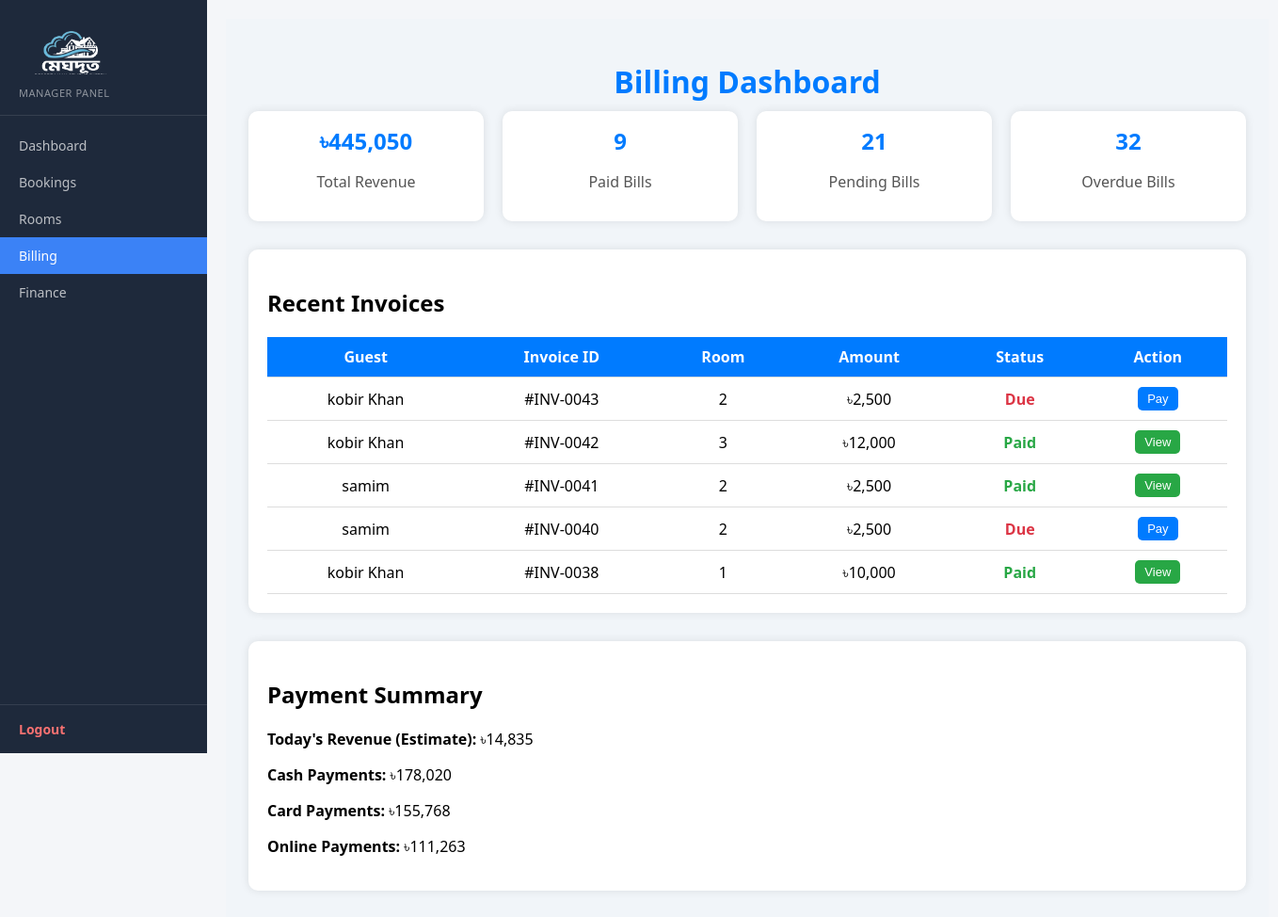
Page /manager/billing.php (signed in) on the earlier database version.
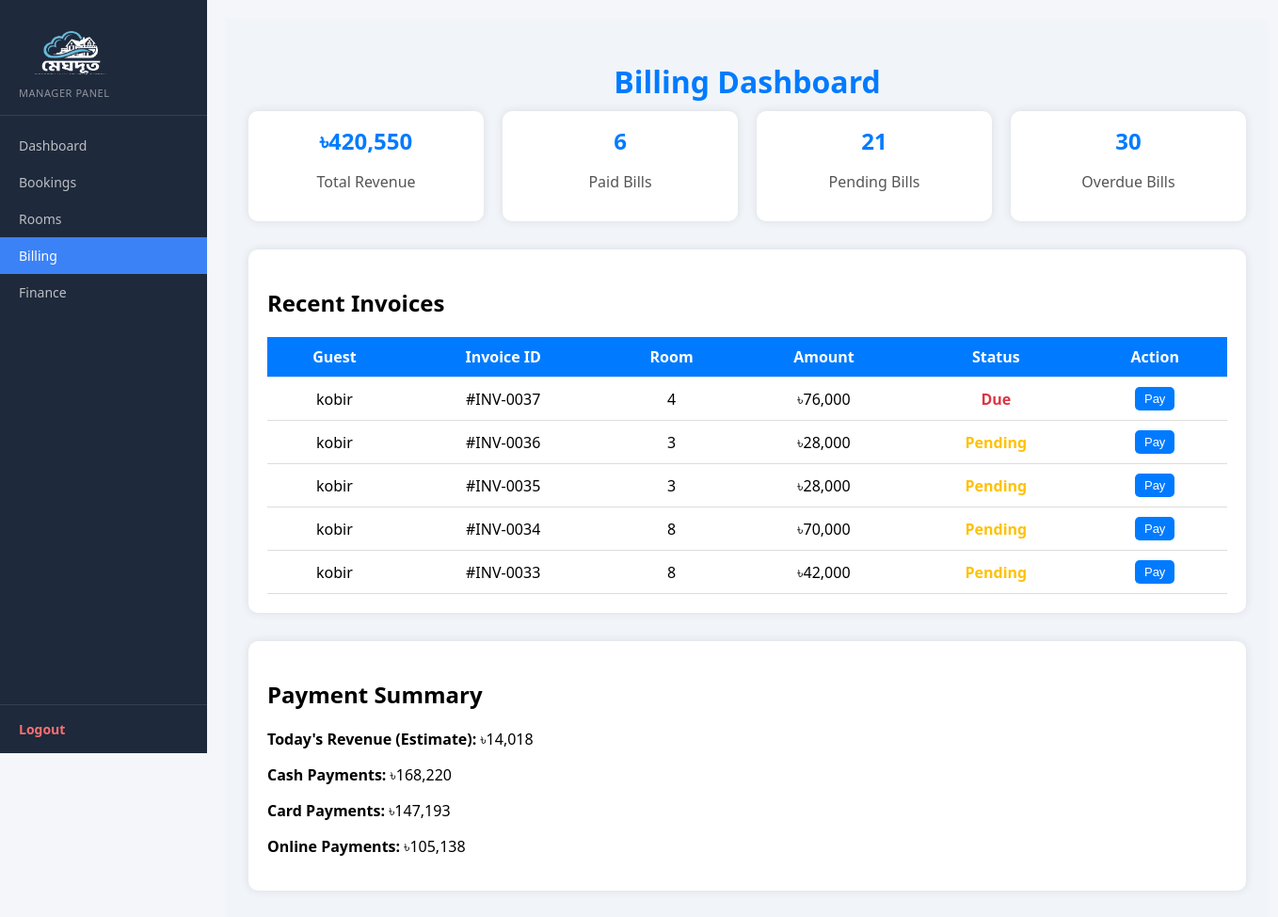
Same page on the later database version.
### tables this page shows
CREATE TABLE `booking` (
  `booking_id` int(11) NOT NULL,
  `guest_id` int(11) NOT NULL,
  `room_id` int(11) NOT NULL,
  `check_in` date NOT NULL,
  `check_out` date NOT NULL,
  `status` enum('Pending','Confirmed','Checked-In','Checked-Out','Cancelled') NOT NULL DEFAULT 'Pending',
  `transaction_id` varchar(100) DEFAULT NULL,
  `pay_amount` decimal(10,2) NOT NULL DEFAULT 0.00,
  `due_amount` decimal(10,2) NOT NULL DEFAULT 0.00,
  `payment_status` enum('paid','unpaid','partial') NOT NULL DEFAULT 'unpaid',
  `refund_status` enum('none','requested','approved','rejected') NOT NULL DEFAULT 'none',
  `refund_percent` tinyint(3) UNSIGNED NOT NULL DEFAULT 0,
  `booked_at` timestamp NOT NULL DEFAULT current_timestamp(),
  `updated_at` timestamp NOT NULL DEFAULT current_timestamp() ON UPDATE current_timestamp()
);

CREATE TABLE `user` (
  `User_id` int(11) NOT NULL,
  `Name` varchar(100) NOT NULL,
  `Email` varchar(100) NOT NULL,
  `Password` varchar(255) NOT NULL,
  `Role` enum('guest','receptionist','manager','admin') NOT NULL DEFAULT 'guest',
  `Phone` varchar(20) DEFAULT NULL,
  `Photo` varchar(255) DEFAULT NULL,
  `Created_at` timestamp NOT NULL DEFAULT current_timestamp()
);

CREATE TABLE `room` (
  `room_id` int(11) NOT NULL,
  `room_number` varchar(10) NOT NULL,
  `type` enum('Single','Double','Deluxe','Suite') NOT NULL,
  `price_per_night` decimal(10,2) NOT NULL DEFAULT 0.00,
  `status` enum('Available','Booked','Under Maintenance') NOT NULL DEFAULT 'Available',
  `description` text DEFAULT NULL,
  `image` varchar(255) DEFAULT NULL,
  `floor` int(11) DEFAULT 1,
  `capacity` int(11) DEFAULT 1,
  `created_at` timestamp NOT NULL DEFAULT current_timestamp()
);

### manager/billing.php (the view, shortened to what this page needs)
<?php
include 'config.php';
$revenueQuery = mysqli_query($conn,"SELECT SUM(pay_amount) AS total_revenue FROM booking WHERE payment_status IN ('paid','partial')");
$revenue = mysqli_fetch_assoc($revenueQuery);
$total_revenue = $revenue['total_revenue'] ?? 0;
$paidBills = mysqli_fetch_assoc(mysqli_query($conn,"SELECT COUNT(*) AS paid_count FROM booking WHERE payment_status='paid'"));
$paid_count = $paidBills['paid_count'] ?? 0;
$pendingBills = mysqli_fetch_assoc(mysqli_query($conn,"SELECT COUNT(*) AS pending_count FROM booking WHERE payment_status='partial'"));
$pending_count = $pendingBills['pending_count'] ?? 0;
$overdueBills = mysqli_fetch_assoc(mysqli_query($conn,"SELECT COUNT(*) AS overdue_count FROM booking WHERE due_amount > 0"));
$overdue_count = $overdueBills['overdue_count'] ?? 0;
$invoices = mysqli_query($conn,"
SELECT b.booking_id, u.Name, r.room_id, b.pay_amount, b.due_amount, b.payment_status, b.status, b.transaction_id
FROM booking b
JOIN user u ON b.guest_id=u.User_id
JOIN room r ON b.room_id=r.room_id
ORDER BY b.booking_id DESC LIMIT 5
");
?>
<!DOCTYPE html>
<html>
<head>
</head>
<body>
<?php include 'sidebar.php'; ?>
<div class="mgr-layout">
<div class="mgr-main" style="padding:24px;">
  <h1>Billing Dashboard</h1>
  <div class="summary">
    <div class="card">
      <h2>৳<?php echo number_format($total_revenue); ?></h2>
      <p>Total Revenue</p>
    </div>
    <div class="card">
      <h2><?php echo $paid_count; ?></h2>
      <p>Paid Bills</p>
    </div>
    <div class="card">
      <h2><?php echo $pending_count; ?></h2>
      <p>Pending Bills</p>
    </div>
    <div class="card">
      <h2><?php echo $overdue_count; ?></h2>
      <p>Overdue Bills</p>
    </div>
  </div>
  <div class="section">
    <h2>Recent Invoices</h2>
    <table>
      <tr><th>Guest</th><th>Invoice ID</th><th>Room</th><th>Amount</th><th>Status</th><th>Action</th></tr>
      <?php while($row=mysqli_fetch_assoc($invoices)){ ?>
        <tr>
          <td><?php echo $row['Name']; ?></td>
          <td>#INV-<?php echo str_pad($row['booking_id'],4,'0',STR_PAD_LEFT); ?></td>
          <td><?php echo $row['room_id']; ?></td>
          <td>৳<?php echo number_format($row['pay_amount']); ?></td>
          <td>
            <?php
              if($row['payment_status']=='paid') echo "<span class='status-paid'>Paid</span>";
              elseif($row['payment_status']=='partial') echo "<span class='status-partial'>Pending</span>";
              else echo "<span class='status-due'>Due</span>";
            ?>
          </td>
          <td>
            <?php if($row['payment_status']=='paid'){ ?>
              <button class="btn-view">View</button>
            <?php } else { ?>
              <button class="btn-pay">Pay</button>
            <?php } ?>
          </td>
        </tr>
      <?php } ?>
    </table>
  </div>
  <div class="section">
    <h2>Payment Summary</h2>
    <p><strong>Today's Revenue (Estimate):</strong> ৳<?php echo number_format($total_revenue/30); ?></p>
    <p><strong>Cash Payments:</strong> ৳<?php echo number_format($total_revenue*0.4); ?></p>
    <p><strong>Card Payments:</strong> ৳<?php echo number_format($total_revenue*0.35); ?></p>
    <p><strong>Online Payments:</strong> ৳<?php echo number_format($total_revenue*0.25); ?></p>
  </div>
</div></div>
</body>
</html>

### manager/sidebar.php (shortened to what this page needs)
<?php
$current = basename($_SERVER['PHP_SELF']);
$nav = [
    'dashboard.php' => 'Dashboard',
    'bookings.php'  => 'Bookings',
    'rooms.php'     => 'Rooms',
    'billing.php'   => 'Billing',
    'finance.php'   => 'Finance',
];
?>
<div class="mgr-sidebar">
    <div class="mgr-sidebar-header">
        <a class="navbar-brand fw-bold d-flex align-items-center gap-2" href="<?php echo $depth; ?>../index.php">
            <img src="logo_blue.png" alt="Logo" style="height: 60px;">
        </a>
        <div class="mgr-sidebar-role">Manager Panel</div>
    </div>
    <nav class="mgr-sidebar-nav">
        <?php foreach ($nav as $href => $label):
            $active = ($current === $href) ? ' active' : '';
        ?>
            <a href="<?php echo $href; ?>" class="mgr-nav-item<?php echo $active; ?>">
                <?php echo $label; ?>
            </a>
        <?php endforeach; ?>
    </nav>
    <div class="mgr-sidebar-footer">
        <a href="../logout.php" class="mgr-logout">Logout</a>
    </div>
</div>

Differences in the rows shown:
removed booking: guest.Name "kobir Khan", booking_id "0043", room.room_id "2", pay_amount "2,500", payment_status "Due"
removed booking: guest.Name "kobir Khan", booking_id "0042", room.room_id "3", pay_amount "12,000", payment_status "Paid"
removed booking: guest.Name "samim", booking_id "0041", room.room_id "2", pay_amount "2,500", payment_status "Paid"
removed booking: guest.Name "samim", booking_id "0040", room.room_id "2", pay_amount "2,500", payment_status "Due"
removed booking: guest.Name "kobir Khan", booking_id "0038", room.room_id "1", pay_amount "10,000", payment_status "Paid"
now on this page (row unchanged): booking: guest.Name "kobir", booking_id "0037", room.room_id "4", pay_amount "76,000", payment_status "Due"
now on this page (row unchanged): booking: guest.Name "kobir", booking_id "0036", room.room_id "3", pay_amount "28,000", payment_status "Pending"
now on this page (row unchanged): booking: guest.Name "kobir", booking_id "0035", room.room_id "3", pay_amount "28,000", payment_status "Pending"
now on this page (row unchanged): booking: guest.Name "kobir", booking_id "0034", room.room_id "8", pay_amount "70,000", payment_status "Pending"
now on this page (row unchanged): booking: guest.Name "kobir", booking_id "0033", room.room_id "8", pay_amount "42,000", payment_status "Pending"
Other differences:
$total_revenue: "445,050" → "420,550"
$paid_count: "9" → "6"
$overdue_count: "32" → "30"
$total_revenue/30: "14,835" → "14,018"
$total_revenue*0.4: "178,020" → "168,220"
$total_revenue*0.35: "155,768" → "147,193"
$total_revenue*0.25: "111,263" → "105,138"
